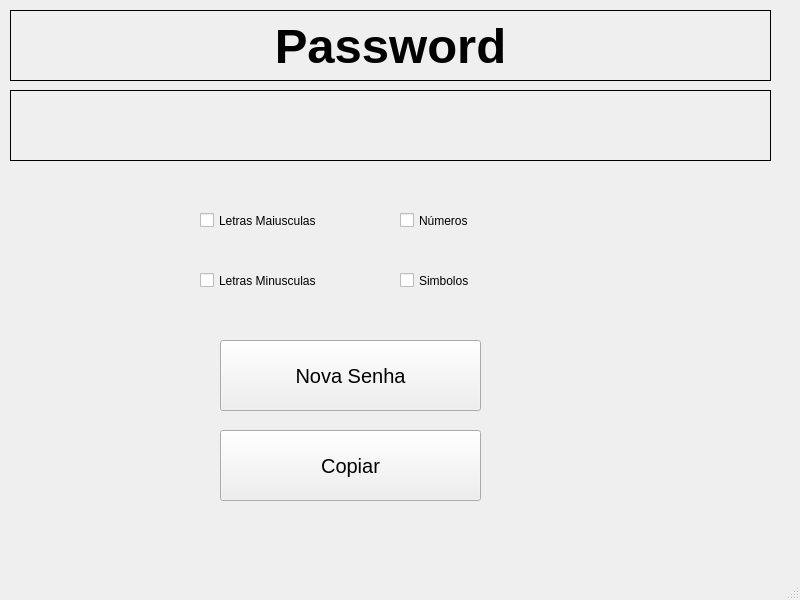
<?xml version="1.0" encoding="UTF-8"?>
<ui version="4.0">
 <class>MainWindow</class>
 <widget class="QMainWindow" name="MainWindow">
  <property name="geometry">
   <rect>
    <x>0</x>
    <y>0</y>
    <width>800</width>
    <height>600</height>
   </rect>
  </property>
  <property name="windowTitle">
   <string>MainWindow</string>
  </property>
  <widget class="QWidget" name="centralwidget">
   <widget class="QLabel" name="label">
    <property name="geometry">
     <rect>
      <x>10</x>
      <y>10</y>
      <width>761</width>
      <height>71</height>
     </rect>
    </property>
    <property name="font">
     <font>
      <pointsize>37</pointsize>
      <weight>75</weight>
      <bold>true</bold>
     </font>
    </property>
    <property name="frameShape">
     <enum>QFrame::Box</enum>
    </property>
    <property name="text">
     <string>Password</string>
    </property>
    <property name="textFormat">
     <enum>Qt::PlainText</enum>
    </property>
    <property name="alignment">
     <set>Qt::AlignCenter</set>
    </property>
   </widget>
   <widget class="QLabel" name="output">
    <property name="geometry">
     <rect>
      <x>10</x>
      <y>90</y>
      <width>761</width>
      <height>71</height>
     </rect>
    </property>
    <property name="font">
     <font>
      <pointsize>26</pointsize>
     </font>
    </property>
    <property name="frameShape">
     <enum>QFrame::Box</enum>
    </property>
    <property name="text">
     <string/>
    </property>
    <property name="textFormat">
     <enum>Qt::PlainText</enum>
    </property>
   </widget>
   <widget class="QPushButton" name="password">
    <property name="geometry">
     <rect>
      <x>220</x>
      <y>340</y>
      <width>261</width>
      <height>71</height>
     </rect>
    </property>
    <property name="font">
     <font>
      <pointsize>15</pointsize>
     </font>
    </property>
    <property name="text">
     <string>Nova Senha</string>
    </property>
   </widget>
   <widget class="QCheckBox" name="capital">
    <property name="geometry">
     <rect>
      <x>200</x>
      <y>190</y>
      <width>281</width>
      <height>61</height>
     </rect>
    </property>
    <property name="layoutDirection">
     <enum>Qt::LeftToRight</enum>
    </property>
    <property name="text">
     <string>Letras Maiusculas</string>
    </property>
   </widget>
   <widget class="QCheckBox" name="minor">
    <property name="geometry">
     <rect>
      <x>200</x>
      <y>250</y>
      <width>281</width>
      <height>61</height>
     </rect>
    </property>
    <property name="layoutDirection">
     <enum>Qt::LeftToRight</enum>
    </property>
    <property name="text">
     <string>Letras Minusculas</string>
    </property>
   </widget>
   <widget class="QCheckBox" name="number">
    <property name="geometry">
     <rect>
      <x>400</x>
      <y>190</y>
      <width>281</width>
      <height>61</height>
     </rect>
    </property>
    <property name="layoutDirection">
     <enum>Qt::LeftToRight</enum>
    </property>
    <property name="text">
     <string>Números</string>
    </property>
   </widget>
   <widget class="QCheckBox" name="simbols">
    <property name="geometry">
     <rect>
      <x>400</x>
      <y>250</y>
      <width>281</width>
      <height>61</height>
     </rect>
    </property>
    <property name="layoutDirection">
     <enum>Qt::LeftToRight</enum>
    </property>
    <property name="text">
     <string>Simbolos</string>
    </property>
   </widget>
   <widget class="QPushButton" name="copy">
    <property name="geometry">
     <rect>
      <x>220</x>
      <y>430</y>
      <width>261</width>
      <height>71</height>
     </rect>
    </property>
    <property name="font">
     <font>
      <pointsize>15</pointsize>
     </font>
    </property>
    <property name="text">
     <string>Copiar</string>
    </property>
   </widget>
  </widget>
  <widget class="QMenuBar" name="menubar">
   <property name="geometry">
    <rect>
     <x>0</x>
     <y>0</y>
     <width>800</width>
     <height>26</height>
    </rect>
   </property>
  </widget>
  <widget class="QStatusBar" name="statusbar"/>
 </widget>
 <resources/>
 <connections/>
</ui>
